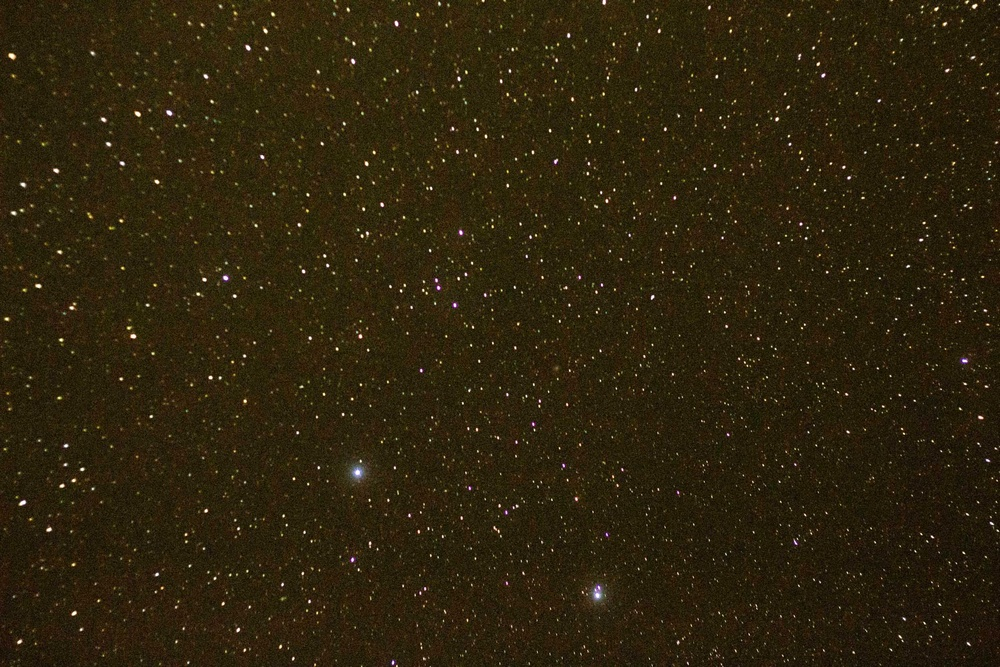
#> input picture experiment/stars.jpg, 1000 x 667 px, shrunk from 2449 x 1633 before the run
$ jupyter execute --allow-errors 'Image porcessing using Pythoon.ipynb'
#> lines starting #> are read from the running program, lines starting #| are printed output that depends on the picture
[cell 1]
import numpy as np
from PIL import Image
import matplotlib.pyplot as plt
from astropy.io import fits
# importing all the necesary packages into jupyter
import scipy
from scipy import signal
from scipy import misc
import cv2

[cell 2]
im = (np.array(Image.open('stars.jpg')))
#> im is the input picture: shape (667, 1000, 3); mean R, G, B 45.7, 35.5, 13.1
plt.figure(figsize=(16,10))
plt.imshow(im)
plt.show()

#> (a cell that did not finish here is left out)

[cell 4]
import cv2
import numpy as np

#read image
src = cv2.imread('stars.jpg')
# print(src.shape)

# assign red channel to zeros
src[:,:,2] = np.zeros([src.shape[0], src.shape[1]])
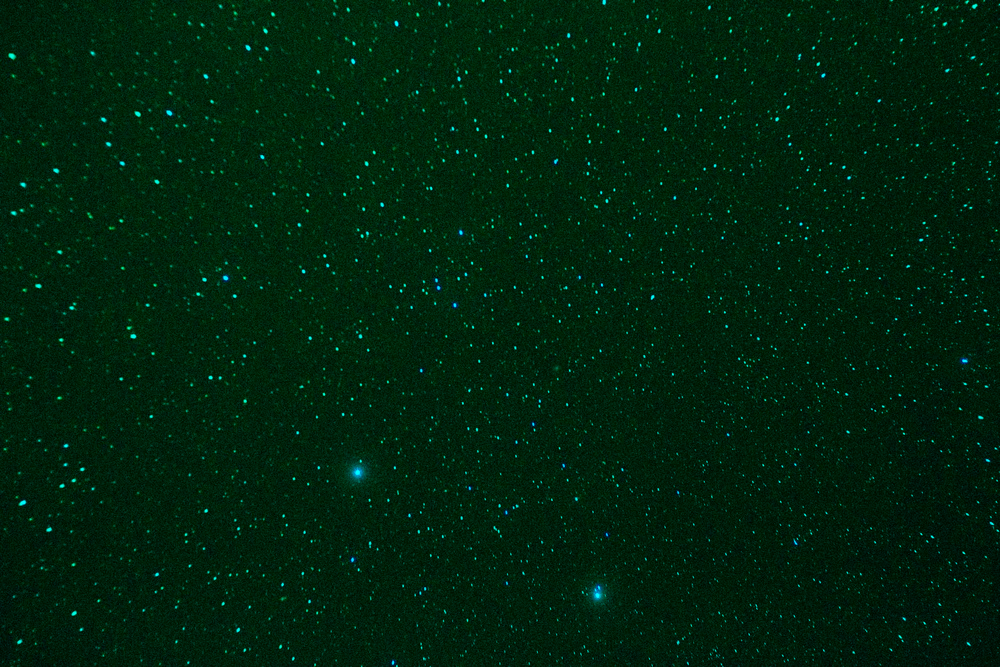
#> src: shape (667, 1000, 3); mean B, G, R 13.1, 35.5, 0
cv2.imshow('stars',src)
# cv2.waitKey(0)
